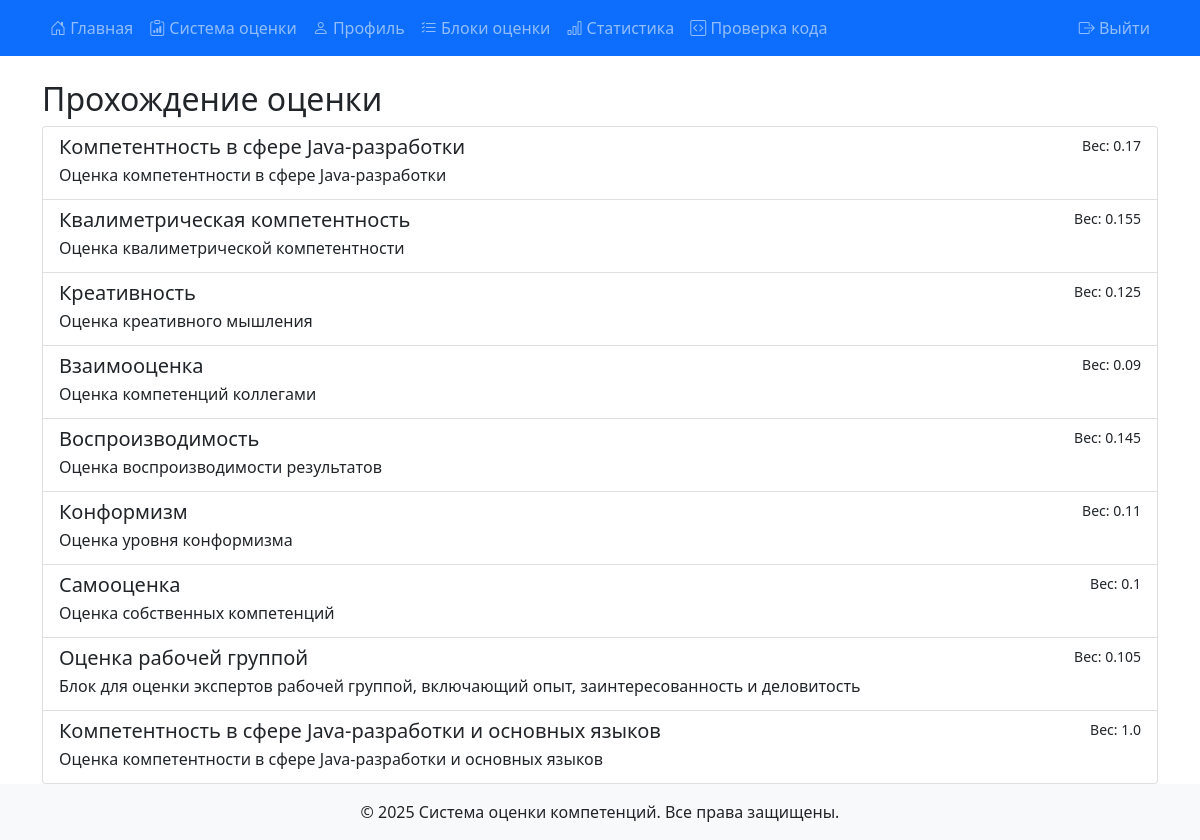
The page /take_assessment (signed in) on the database its author committed.
### models.py (models this page shows)
class AssessmentBlock(db.Model):
    __tablename__ = 'assessment_block'
    id = db.Column(db.Integer, primary_key=True)
    name = db.Column(db.String(100), nullable=False)
    description = db.Column(db.Text)
    weight = db.Column(db.Float, default=1.0)
    max_score = db.Column(db.Float, default=10.0)
    questions = db.relationship('AssessmentQuestion', back_populates='block', lazy=True)

### 1.py (the view)
@app.route('/take_assessment')
@login_required
def take_assessment():
    blocks = AssessmentBlock.query.all()
    return render_template('take_assessment.html', blocks=blocks)

### 1.py (called while the page is built)
@login_manager.user_loader
def load_user(user_id):
    return db.session.get(User, int(user_id))

def login_required(f):
    @wraps(f)
    def decorated_function(*args, **kwargs):
        if 'user_id' not in session:
            flash('Пожалуйста, войдите в систему', 'error')
            return redirect(url_for('login'))
        return f(*args, **kwargs)
    return decorated_function

@app.before_request
def before_request():
    try:
        if current_user.is_authenticated and ('user_id' not in session or session.get('user_id') != current_user.id):
            session['user_id'] = current_user.id
            session['role'] = current_user.role
            session['username'] = current_user.username
            debug_print(f"Синхронизирована сессия с Flask-Login: user_id={current_user.id}")
        elif 'user_id' in session and not current_user.is_authenticated:
            user = db.session.get(User, session['user_id'])
            if user:
                login_user(user)
                debug_print(f"Восстановлена аутентификация из сессии: user_id={user.id}")
    except Exception as e:
        debug_print(f"Ошибка синхронизации аутентификации: {str(e)}")

### templates/take_assessment.html
{% extends "base.html" %}
{% block content %}
<div class="container mt-4">
    <h2>Прохождение оценки</h2>
    <div class="list-group">
        {% for block in blocks %}
        <a href="{{ url_for('submit_assessment_block', block_id=block.id) }}" class="list-group-item list-group-item-action">
            <div class="d-flex w-100 justify-content-between">
                <h5 class="mb-1">{{ block.name }}</h5>
                <small>Вес: {{ block.weight }}</small>
            </div>
            <p class="mb-1">{{ block.description }}</p>
        </a>
        {% endfor %}
    </div>
</div>
{% endblock %}

### templates/base.html (style rules this page uses)
body { min-height: 100vh; display: flex; flex-direction: column; }

### rows shown on the page
AssessmentBlock: name "Компетентность в сфере Java-разработки", weight "0.17", description "Оценка компетентности в сфере Java-разработки"
AssessmentBlock: name "Квалиметрическая компетентность", weight "0.155", description "Оценка квалиметрической компетентности"
AssessmentBlock: name "Креативность", weight "0.125", description "Оценка креативного мышления"
AssessmentBlock: name "Взаимооценка", weight "0.09", description "Оценка компетенций коллегами"
AssessmentBlock: name "Воспроизводимость", weight "0.145", description "Оценка воспроизводимости результатов"
AssessmentBlock: name "Конформизм", weight "0.11", description "Оценка уровня конформизма"
AssessmentBlock: name "Самооценка", weight "0.1", description "Оценка собственных компетенций"
AssessmentBlock: name "Оценка рабочей группой", weight "0.105", description "Блок для оценки экспертов рабочей группой, включающий опыт, заинтересованность и деловитость"
AssessmentBlock: name "Компетентность в сфере Java-разработки и основных языков", weight "1.0", description "Оценка компетентности в сфере Java-разработки и основных языков"
